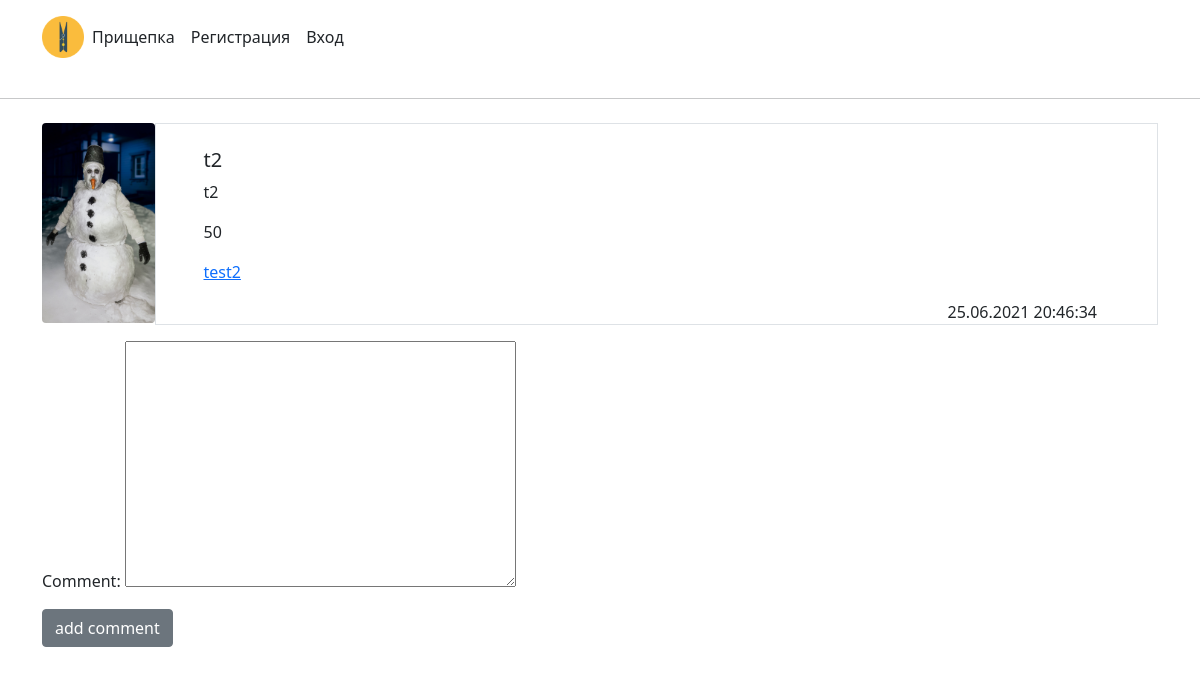
Before: /detail/53/ with the older database file.
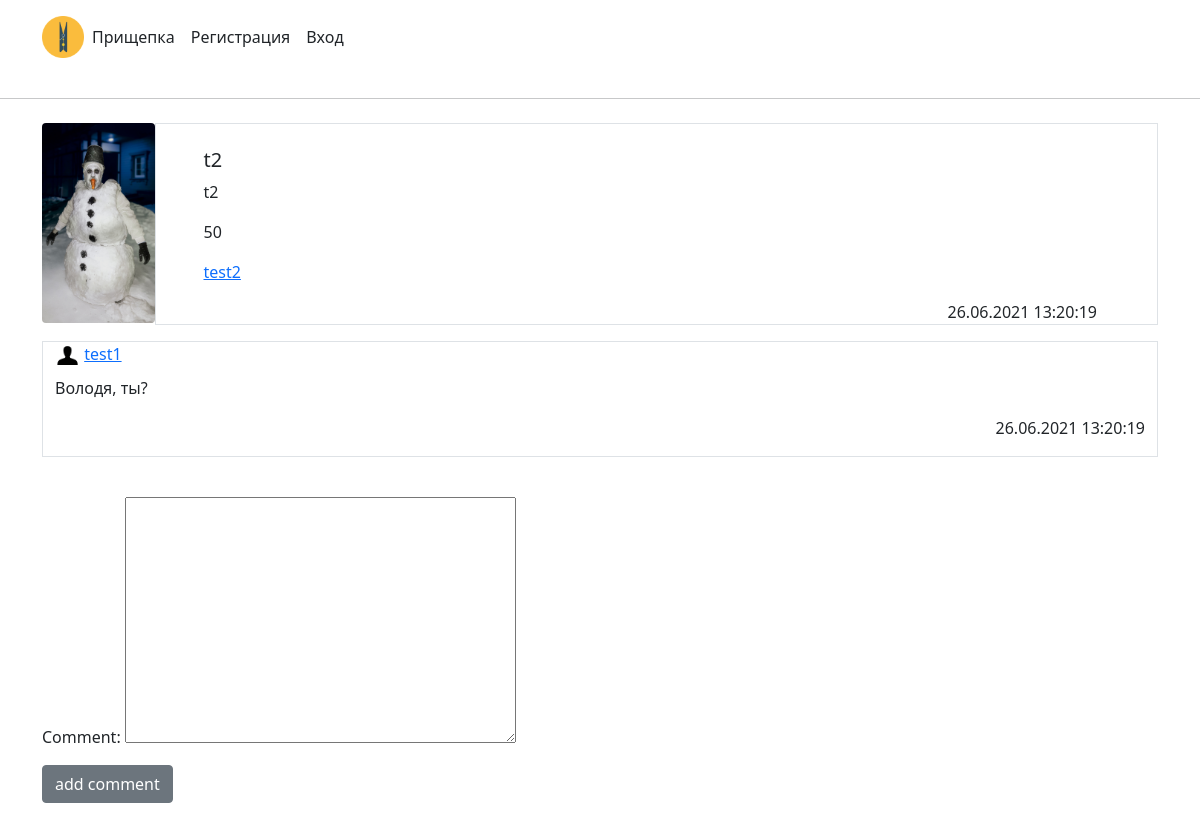
After: the same page with the newer database file.
### Services/models.py (models this page shows, shortened)
class Service(models.Model):
    picture = models.ImageField(upload_to='service', null=True, blank=True)
    title = models.CharField(max_length=200)
    descriptions = models.TextField()
    price = models.PositiveIntegerField()
    date_created = models.DateTimeField(auto_now_add=True)
    user = models.ForeignKey(User, on_delete=models.CASCADE, null=True)
    count = models.PositiveIntegerField(default=0)

class Comments(models.Model):
    comment = models.TextField()
    date_created = models.DateTimeField(auto_now=True)
    user = models.ForeignKey(User, on_delete=models.CASCADE, null=True)
    service = models.ForeignKey(Service, on_delete=models.CASCADE, null=True)

### Services/views.py (the view, shortened to what this page needs)
# urls.py: path('detail/<int:pk>/', ServiceDetailView.as_view(), name='detail'),
class ServiceDetailView(DetailView, CreateView):
    model = Service
    context_object_name = 'service'
    template_name = 'service/service_id.html'
    form_class = CommentsForm
    def get_context_data(self, **kwargs):
        context = super().get_context_data(**kwargs)
        service_user = Service.objects.get(pk=self.kwargs['pk']).user
        if not self.request.user == service_user:
            print(self.request.user, service_user)
            service = Service.objects.get(pk=self.kwargs['pk'])
            service.count += 1
            service.save()
        context['count'] = Service.objects.get(pk=self.kwargs['pk']).count
        context['owner'] = self.request.user == service_user
        return context

### Services/forms.py
class CommentsForm(forms.ModelForm):
    class Meta:
        model = Comments
        fields = ['comment']

### templates/service/service_id.html (shortened to what this page needs)
{% extends 'base.html' %}
{% load static %}
{% block content %}
<div class="container mt-4">
    <div class="d-flex position-relative mt-3">
      {% if service.picture %}
      <img src="{{ service.picture.url }}" height="200" class="rounded">
      {% endif %}
      <div class="container border px-5">
        <br>
        <h5 class="mt-0">{{ service.title }}</h5>
        <p>{{ service.descriptions }}</p>
        <p>{{ service.price }}</p>
        <p><a href="{% url 'account' service.user.pk %}">{{ service.user }}</a></p>
          <span class="container d-flex justify-content-end">
              {{ service.date_created|date:'d.m.Y H:i:s'}}
          </span>
      </div>
    </div>
</div>
<div class="container mt-3">
    {% for comm in service.comments_set.all %}
    <div class="container bt-3 border">
        {% if comm.user.userinfo.image %}
        <img src="{{ comm.user.userinfo.image.url }}" height="25">
        {% else %}
        <img src="{% static 'image/user1.png' %}" height="25">
        {% endif %}
        <a href="{% url 'account' comm.user.pk %}">{{ comm.user }}</a>
        <p class="mt-2">{{ comm.comment }}</p>
        <p class="d-flex justify-content-end">{{ comm.date_created|date:'d.m.Y H:i:s' }}</p>
    </div>
    <br>
    {% endfor %}
</div>
<div class="container mt-3">
    <form method="POST">
        {{ form.as_p }}
        <input type="submit" class="btn btn-secondary" value="add comment">
    </form>
</div>
{% endblock %}

Changed rows visible on the page:
changed Service "test2": date_created "25.06.2021 20:46:34" → "26.06.2021 13:20:19"
added Comments: user "test1", comment "Володя, ты?", date_created "26.06.2021 13:20:19"
